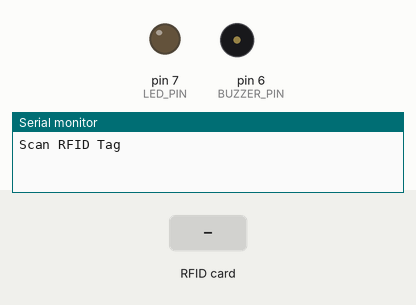
Recording of a sketch running on a simulated Arduino Uno, built with avr-gcc and run on an emulated ATmega328P. Parts: output pins drawn as LEDs (lit = HIGH), buzzer (waves = sounding, pin HIGH), the last lines printed to the serial monitor. The test bench sets the inputs (shaded band). Pins used as bus, display or sensor lines are not drawn.

Above: at 1.2 s.
1.3 s: RFID card 5E 7A 19 C4 held to the reader
At 1.4 s:
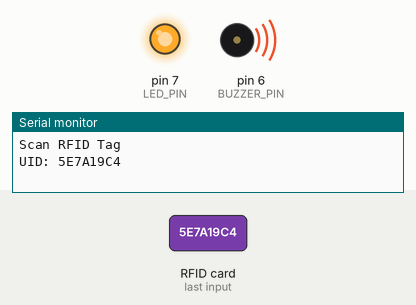
At 2.1 s:
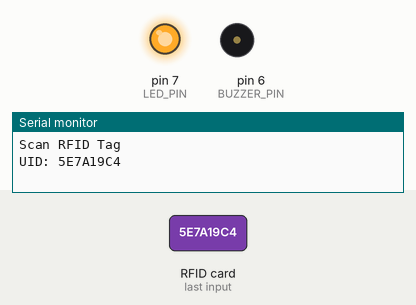
Timing chart, 0 to 4.3 s (numbered marks = the images above; inputs shaded):
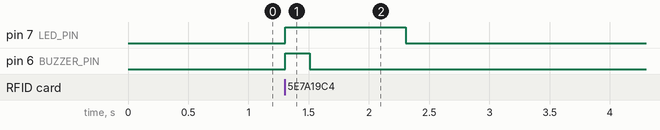

Measured:
- after the input at 1.3 s, pin 7 (LED_PIN): LOW → HIGH at once, → LOW 1.0 s later; pin 6 (BUZZER_PIN): LOW → HIGH at once, → LOW 0.20 s later

The sketch:

Arduino_RFID_Scanner.ino
```cpp
#include <SPI.h>
#include <MFRC522.h>

#define SS_PIN 10
#define RST_PIN 9
#define LED_PIN 7
#define BUZZER_PIN 6

MFRC522 rfid(SS_PIN, RST_PIN);

void setup() {
  Serial.begin(9600);
  SPI.begin();
  rfid.PCD_Init();

  pinMode(LED_PIN, OUTPUT);
  pinMode(BUZZER_PIN, OUTPUT);

  digitalWrite(LED_PIN, LOW);
  digitalWrite(BUZZER_PIN, LOW);

  Serial.println("Scan RFID Tag");
}

void loop() {

  if (!rfid.PICC_IsNewCardPresent()) {
    return;
  }

  if (!rfid.PICC_ReadCardSerial()) {
    return;
  }

  Serial.print("UID: ");

  for (byte i = 0; i < rfid.uid.size; i++) {
    Serial.print(rfid.uid.uidByte[i], HEX);
  }

  Serial.println();

  // LED ON
  digitalWrite(LED_PIN, HIGH);

  // Buzzer Beep
  digitalWrite(BUZZER_PIN, HIGH);
  delay(200);
  digitalWrite(BUZZER_PIN, LOW);

  delay(800);

  digitalWrite(LED_PIN, LOW);
}
```
